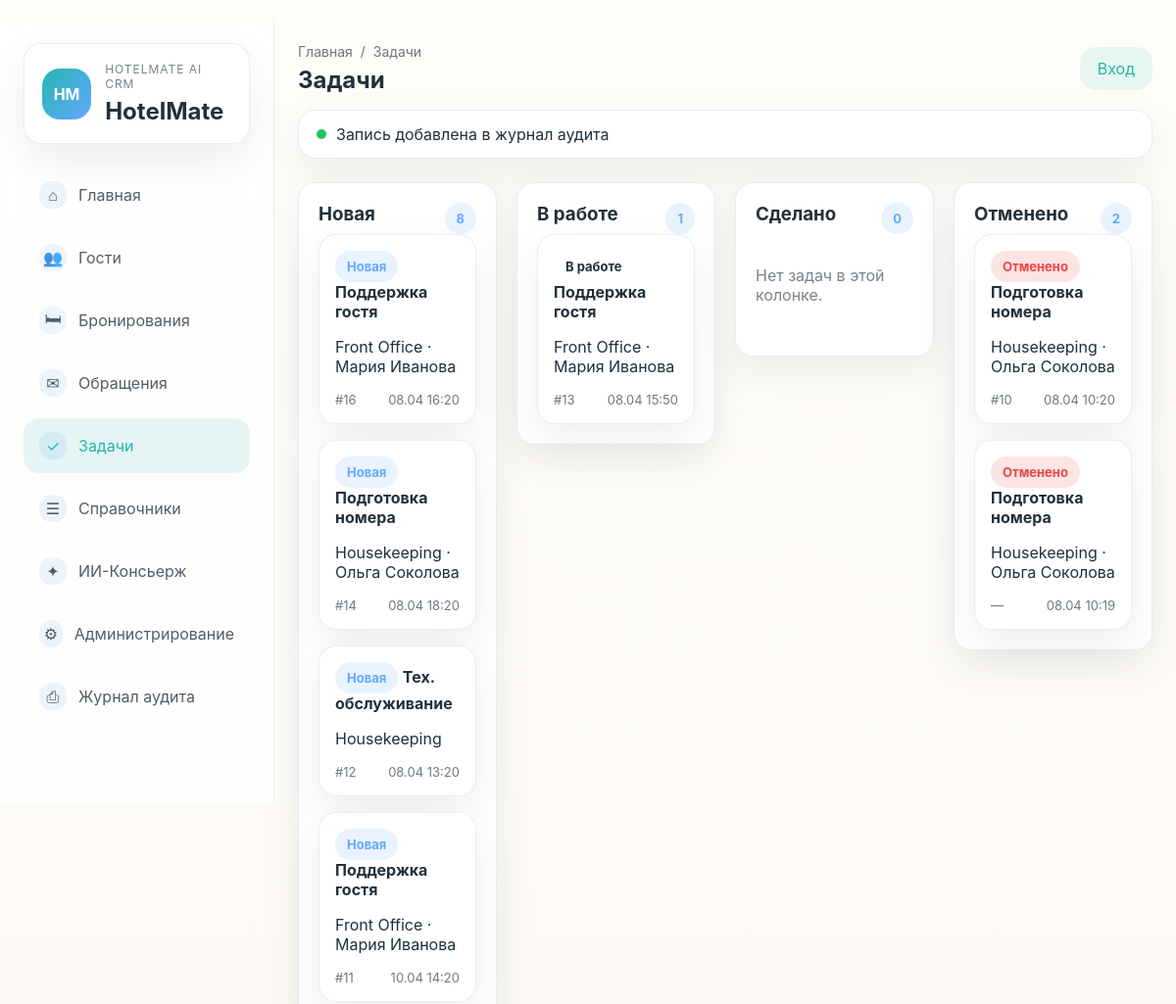
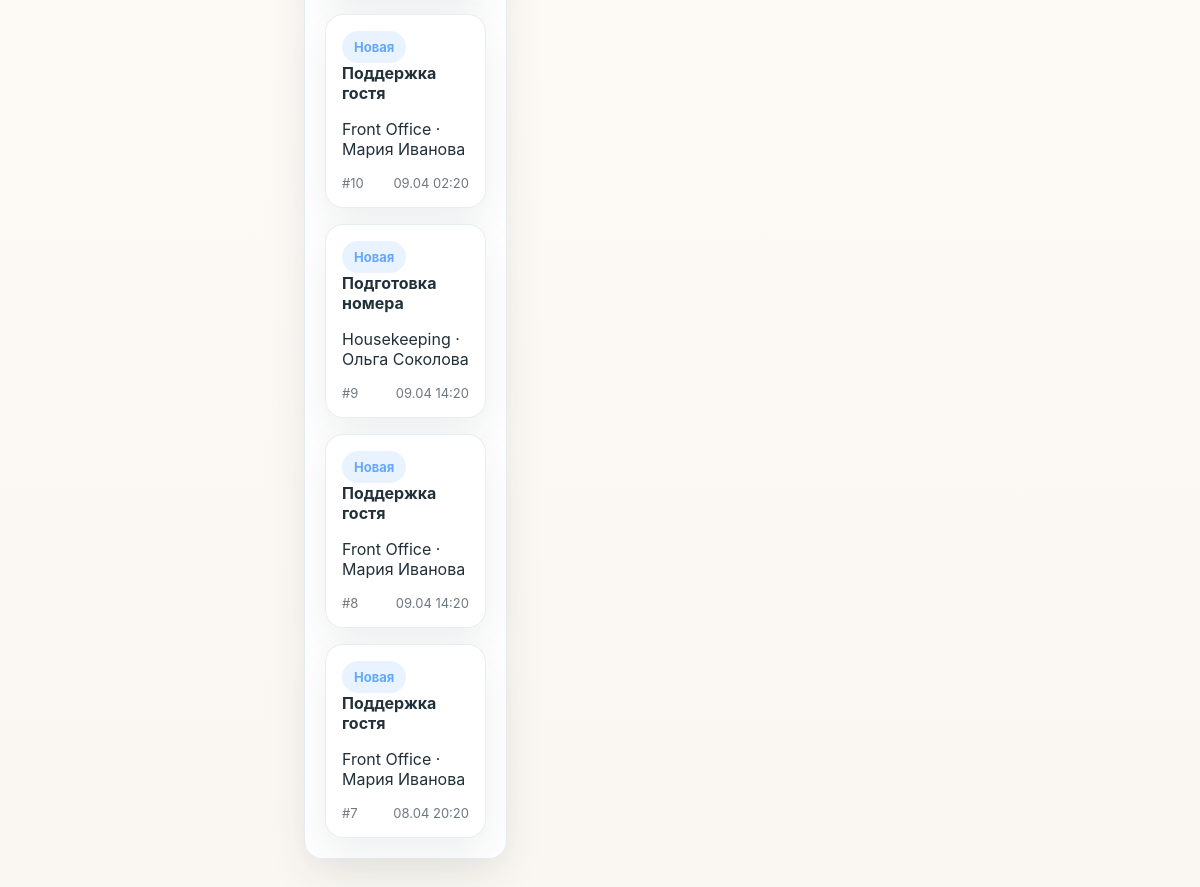
/tasks/, run on the app's committed database (2 pictures, top to bottom).
### ui/models.py (models this page shows, shortened)
class TimestampedModel(models.Model):
    created_at = models.DateTimeField(auto_now_add=True)
    updated_at = models.DateTimeField(auto_now=True)
    class Meta:
        abstract = True

class Task(TimestampedModel):
    ticket = models.ForeignKey(Ticket, on_delete=models.SET_NULL, related_name='tasks', verbose_name='обращение', blank=True, null=True)
    booking = models.ForeignKey(Booking, on_delete=models.SET_NULL, related_name='tasks', verbose_name='бронирование', blank=True, null=True)
    department = models.ForeignKey(Department, on_delete=models.PROTECT, related_name='tasks', verbose_name='подразделение')
    assignee = models.ForeignKey(Employee, on_delete=models.SET_NULL, related_name='tasks', verbose_name='исполнитель', blank=True, null=True)
    type = models.ForeignKey('TaskType', on_delete=models.PROTECT, verbose_name='тип', db_column='type', to_field='code')
    status = models.ForeignKey('TaskStatus', on_delete=models.PROTECT, verbose_name='статус', db_column='status', to_field='code')
    description = models.TextField('описание', blank=True, default='')
    due = models.DateTimeField('срок', blank=True, null=True)
    class Meta:
        verbose_name = 'Задача'
        verbose_name_plural = 'Задачи'

class TaskType(models.Model):
    code = models.CharField('код', max_length=80, primary_key=True)
    label = models.CharField('название', max_length=200)
    order = models.PositiveIntegerField('порядок', default=0)
    class Meta:
        verbose_name = 'Тип задачи'
        verbose_name_plural = 'Типы задач'
        ordering = ['order']
    def __str__(self): return self.label

class Department(TimestampedModel):
    name = models.CharField('название', max_length=120, unique=True)
    class Meta:
        verbose_name = 'Подразделение'
        verbose_name_plural = 'Подразделения'
    def __str__(self) -> str:
        return self.name

class Employee(TimestampedModel):
    user_id = models.PositiveBigIntegerField('user_id', unique=True)
    department = models.ForeignKey(Department, on_delete=models.PROTECT, related_name='employees', verbose_name='подразделение')
    full_name = models.CharField('фио', max_length=200, blank=True, default='')
    position = models.CharField('должность', max_length=120, blank=True, default='')
    status = models.ForeignKey('EmployeeStatus', on_delete=models.SET_NULL, null=True, blank=True, verbose_name='статус', db_column='status', to_field='code')
    class Meta:
        verbose_name = 'Сотрудник'
        verbose_name_plural = 'Сотрудники'
    def __str__(self) -> str:
        return self.full_name or f'Employee #{self.id}'

class Ticket(TimestampedModel):
    client = models.ForeignKey(Client, on_delete=models.PROTECT, related_name='tickets', verbose_name='клиент')
    booking = models.ForeignKey(Booking, on_delete=models.SET_NULL, related_name='tickets', verbose_name='бронирование', blank=True, null=True)
    subject = models.CharField('тема', max_length=200)
    priority = models.ForeignKey('TicketPriority', on_delete=models.PROTECT, verbose_name='приоритет', db_column='priority', to_field='code')
    status = models.ForeignKey('TicketStatus', on_delete=models.PROTECT, verbose_name='статус', db_column='status', to_field='code')
    sla_due_at = models.DateTimeField('sla_due_at', blank=True, null=True)
    class Meta:
        verbose_name = 'Обращение'
        verbose_name_plural = 'Обращения'

class Booking(TimestampedModel):
    STATUS_PENDING = 'pending'
    STATUS_CONFIRMED = 'confirmed'
    STATUS_IN_HOUSE = 'in_house'
    STATUS_COMPLETED = 'completed'
    STATUS_CANCELLED = 'cancelled'
    client = models.ForeignKey(Client, on_delete=models.PROTECT, related_name='bookings', verbose_name='клиент')
    category = models.ForeignKey(RoomCategory, on_delete=models.PROTECT, related_name='bookings', verbose_name='категория')
    rate = models.ForeignKey(Rate, on_delete=models.PROTECT, related_name='bookings', verbose_name='тариф')
    room = models.ForeignKey(Room, on_delete=models.SET_NULL, related_name='bookings', verbose_name='номер', blank=True, null=True)
    check_in = models.DateField('дата_заезда')
    check_out = models.DateField('дата_выезда')
    status = models.ForeignKey('BookingStatus', on_delete=models.PROTECT, verbose_name='статус', db_column='status', to_field='code')
    source = models.ForeignKey('BookingSource', on_delete=models.PROTECT, verbose_name='источник', db_column='source', to_field='code')
    total_cost = models.DecimalField('итоговая_стоимость', max_digits=12, decimal_places=2)
    cancel_reason = models.TextField('причина отмены', blank=True, default='')
    cancel_penalty = models.DecimalField('штраф за отмену', max_digits=12, decimal_places=2, default=0)
    cancelled_at = models.DateTimeField('дата отмены', blank=True, null=True)
    cancel_source = models.CharField('источник отмены', max_length=80, blank=True, default='')
    cancel_initiator = models.CharField('инициатор отмены', max_length=80, blank=True, default='')
    class Meta:
        verbose_name = 'Бронирование'
        verbose_name_plural = 'Бронирования'

### ui/views.py (the view)
# urls.py: path('tasks/', views.tasks_board, name='tasks_board'),
def tasks_board(request: HttpRequest) -> HttpResponse:
    context = base_context('Задачи', 'Задачи', [{'label': 'Главная', 'url_name': 'ui:dashboard'}, {'label': 'Задачи'}])
    tasks = (
        db.Task.objects.all()
        .select_related('department', 'assignee', 'ticket', 'booking')
        .order_by('-created_at', '-id')
    )
    task_columns: dict[str, list[db.Task]] = {'open': [], 'in_progress': [], 'done': [], 'failed': []}
    for task in tasks:
        task_columns.setdefault(task.status_id or 'open', []).append(task)
    context['task_columns'] = task_columns
    return render(request, 'ui/tasks_board.html', context)

### ui/templatetags/translate.py (called while the page is built)
@register.filter
def task_status(value: str) -> str:
    return _TASK_STATUS.get(value, value)

### ui/views.py (called while the page is built)
def base_context(active_page: str, title: str, breadcrumbs: list[dict]) -> dict:
    return {
        'nav_items': NAV_ITEMS,
        'active_page': active_page,
        'page_title': title,
        'breadcrumbs': breadcrumbs,
        'notice': 'Запись добавлена в журнал аудита',
    }

### ui/templates/ui/tasks_board.html
{% extends 'ui/base.html' %}
{% load translate %}
{% block content %}
<section class="kanban-grid">
    {% for column, items in task_columns.items %}
        <article class="card kanban-column">
            <div class="section-head">
                <h3>{{ column|task_status }}</h3>
                <span class="badge badge-sky">{{ items|length }}</span>
            </div>
            <div class="kanban-stack">
                {% for task in items %}
                    <div class="kanban-card">
                        <span class="badge status-task-{{ column|slugify }}">{{ column|task_status }}</span>
                        <strong>{{ task.type }}</strong>
                        <p>{{ task.department }}{% if task.assignee %} · {{ task.assignee }}{% endif %}</p>
                        <div class="card-meta">
                            <span>{% if task.ticket %}#{{ task.ticket.id }}{% elif task.booking %}#{{ task.booking.id }}{% else %}—{% endif %}</span>
                            <span>{{ task.due|date:"d.m H:i"|default:"—" }}</span>
                        </div>
                    </div>
                {% empty %}
                    <p class="empty-state">Нет задач в этой колонке.</p>
                {% endfor %}
            </div>
        </article>
    {% endfor %}
</section>
{% endblock %}

### ui/static/ui/styles.css (style rules this page uses)
:root { --sand: #FAF7F2; --sea: #25B6B0; --sky: #63A8FF; --sunset: #FF8A6A; --graphite: #22303A; --mist: #E6EBF0; --success: #22C55E; --warning: #F59E0B; --danger: #EF4444; --white: #FFFFFF; --shadow: 0 16px 40px rgba(34, 48, 58, 0.08); --radius: 18px; }
* { box-sizing: border-box; }
body { margin: 0; font-family: Inter, -apple-system, BlinkMacSystemFont, 'Segoe UI', sans-serif; background: linear-gradient(180deg, #fffdf9 0%, var(--sand) 100%); color: var(--graphite); }
.brand-card, .card, .notice-banner, .kanban-card, .info-card { border-radius: var(--radius); background: rgba(255, 255, 255, 0.95); border: 1px solid rgba(230, 235, 240, 0.9); box-shadow: var(--shadow); }
.brand-card h1, .topbar h2, .section-head h3, .profile-head h3, .metric-card h3 { margin: 0; }
.page-content, .stack-list, .form-grid, .kanban-stack, .timeline-list, .chat-feed, .concierge-scroll { display: flex; flex-direction: column; gap: 16px; }
.metrics-grid, .content-grid, .split-grid, .toolbar-grid, .kanban-grid, .detail-layout { display: grid; gap: 20px; margin-bottom: 24px; }
.kanban-grid { grid-template-columns: repeat(4, minmax(0, 1fr)); align-items: start; }
.card, .metric-card, .kanban-column { padding: 20px; }
.section-head, .list-row, .profile-head, .card-meta, .table-row, .timeline-item, .message-bubble { display: flex; align-items: flex-start; justify-content: space-between; gap: 16px; }
.badge { display: inline-flex; align-items: center; justify-content: center; padding: 8px 12px; border-radius: 999px; font-size: 13px; font-weight: 700; }
.badge-sky { background: rgba(99, 168, 255, 0.14); color: var(--sky); }
.status-task-open { background: rgba(99, 168, 255, 0.14); color: var(--sky); }
.status-task-failed { background: rgba(239, 68, 68, 0.14); color: var(--danger); }
.kanban-card { padding: 16px; }
.card-meta { font-size: 13px; color: rgba(34, 48, 58, 0.65); }
.empty-state { color: rgba(34, 48, 58, 0.6); padding: 16px 0; }

### data on the page
Task: column "Новая", items "8", type "Поддержка гостя", department "Front Office", assignee "Мария Иванова", ticket.id "16", due "08.04 16:20"
Task: column "Новая", type "Подготовка номера", department "Housekeeping", assignee "Ольга Соколова", ticket.id "14", due "08.04 18:20"
Task: column "Новая", type "Тех. обслуживание", department "Housekeeping", ticket.id "12", due "08.04 13:20"
Task: column "Новая", type "Поддержка гостя", department "Front Office", assignee "Мария Иванова", ticket.id "11", due "10.04 14:20"
Task: column "Новая", type "Поддержка гостя", department "Front Office", assignee "Мария Иванова", ticket.id "10", due "09.04 02:20"
Task: column "Новая", type "Подготовка номера", department "Housekeeping", assignee "Ольга Соколова", ticket.id "9", due "09.04 14:20"
Task: column "Новая", type "Поддержка гостя", department "Front Office", assignee "Мария Иванова", ticket.id "8", due "09.04 14:20"
Task: column "Новая", type "Поддержка гостя", department "Front Office", assignee "Мария Иванова", ticket.id "7", due "08.04 20:20"
Task: column "В работе", items "1", type "Поддержка гостя", department "Front Office", assignee "Мария Иванова", ticket.id "13", due "08.04 15:50"
Task: column "Отменено", items "2", type "Подготовка номера", department "Housekeeping", assignee "Ольга Соколова", booking.id "10", due "08.04 10:20"
Task: column "Отменено", type "Подготовка номера", department "Housekeeping", assignee "Ольга Соколова", due "08.04 10:19"

### other printed values
{{ item.icon }} "⌂" "👥" "🛏" "✉" "✓" "☰" "✦" "⚙" "⎙"
{{ item.label }} "Главная" "Гости" "Бронирования" "Обращения" "Задачи" "Справочники" "ИИ-Консьерж" "Администрирование" "Журнал аудита"
{{ crumb.label }} "Главная"
{{ crumb.label }} "Задачи"
{{ page_title }} "Задачи"
{{ notice }} "Запись добавлена в журнал аудита"
{{ column|task_status }} "Сделано"
{{ items|length }} "0"
